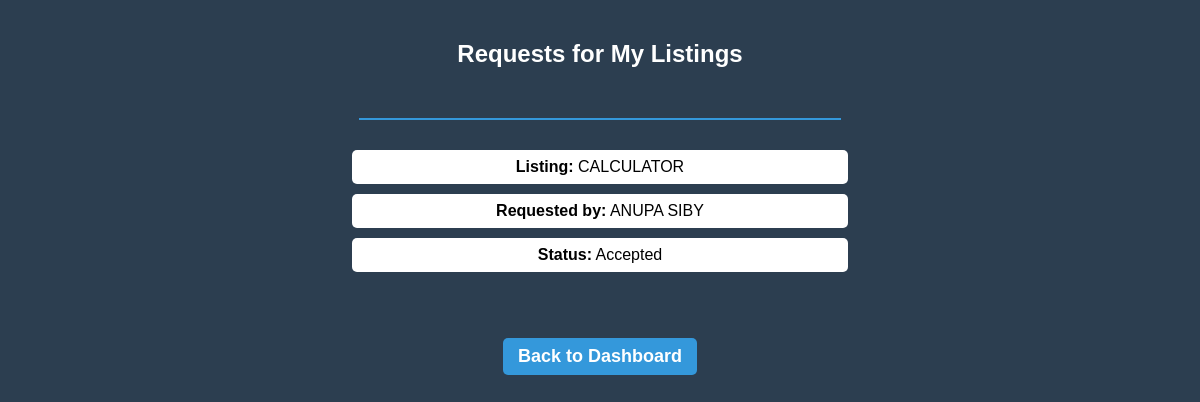
Screenshot of /my_listings (signed in) with the database file from the repository.
### tables this page shows
CREATE TABLE requests (
            id INTEGER PRIMARY KEY AUTOINCREMENT,
            listing_id INTEGER,
            requester_id INTEGER,
            start_date TEXT,
            end_date TEXT,
            status TEXT DEFAULT 'Pending',
            returned INTEGER DEFAULT 0
        );

CREATE TABLE listings (
            id INTEGER PRIMARY KEY AUTOINCREMENT,
            title TEXT,
            description TEXT,
            type TEXT,
            price INTEGER,
            owner_id INTEGER,
            available INTEGER DEFAULT 1,
            available_from TEXT,
            available_to TEXT
        );

CREATE TABLE users (
            id INTEGER PRIMARY KEY AUTOINCREMENT,
            username TEXT UNIQUE,
            password TEXT,
            credits INTEGER DEFAULT 10
        );

### app.py (the view)
@app.route("/my_listings")
def my_listings():
    if "user_id" not in session:
        return redirect("/login")
    conn = sqlite3.connect("database.db")
    c = conn.cursor()
    c.execute("""
    SELECT requests.id,
           listings.title,
           users.username,
           requests.status
    FROM requests
    JOIN listings ON requests.listing_id = listings.id
    JOIN users ON requests.requester_id = users.id
    WHERE listings.owner_id = ?
""", (session["user_id"],))
    requests_data = c.fetchall()
    conn.close()
    return render_template("my_listings.html",
                           requests=requests_data)

### templates/my_listings.html (shortened to what this page needs)
<!DOCTYPE html>
<html>
<head>
    <link rel="stylesheet" href="{{ url_for('static', filename='style.css') }}">
</head>
<body>
<h2>Requests for My Listings</h2>
{% if requests %}
    {% for req in requests %}
        <hr>
        <p><strong>Listing:</strong> {{ req[1] }}</p>
        <p><strong>Requested by:</strong> {{ req[2] }}</p>
        <p><strong>Status:</strong> {{ req[3] }}</p>
    {% endfor %}
{% else %}
    <p>No requests yet.</p>
{% endif %}
<br><br>
<a href="/dashboard">Back to Dashboard</a>
</body>
</html>

### static/style.css (style rules this page uses)
body { margin: 0; background-color: #2c3e50; font-family: Arial, sans-serif; }
a { display: block; margin: 15px 0; font-size: 18px; text-decoration: none; color: #f1f4f6; text-align: center; }
body { margin: 0; background-color: #2c3e50; font-family: Arial, sans-serif; text-align: center; }
h2 { color: white; padding: 20px; }
hr { width: 60%; margin: 30px auto; border: 1px solid #3498db; }
h3, p, form { width: 60%; margin: 10px auto; }
a { color: #3498db; font-weight: bold; text-decoration: none; }
p { width: 60%; margin: 10px auto; background: white; padding: 8px; border-radius: 5px; }
a { display: inline-block; margin: 10px 10px; padding: 8px 15px; background-color: #3498db; color: white; text-decoration: none; border-radius: 5px; }
hr { width: 35%; margin: 30px auto; border: 1px solid #3498db; }
p { width:35%; margin: 10px auto; background: white; padding: 8px; border-radius: 5px; }
a { display: inline-block; margin: 20px; padding: 8px 15px; background-color: #3498db; color: white; text-decoration: none; border-radius: 5px; }
body { margin: 0; background-color: #2c3e50; font-family:'Lucida Sans', 'Lucida Sans Regular', 'Lucida Grande', 'Lucida Sans Unicode', Geneva, Verdana, sans-serif; text-align: center; }
hr { width: 40%; margin: 30px auto; border: 1px solid #3498db; }
p { width: 40%; margin: 10px auto; background: white; padding: 8px; border-radius: 5px; }

### rows the page displays
requests: title "CALCULATOR", username "ANUPA SIBY", status "Accepted"
